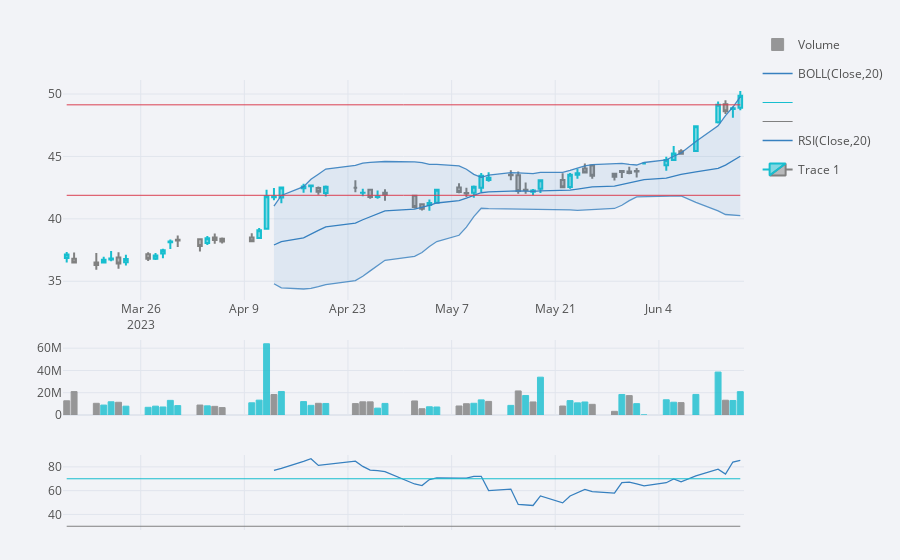

This figure's notebook cell:
### Code cell
qf = cf.QuantFig(df=df)

qf.add_volume()
qf.add_bollinger_bands()
qf.add_resistance(str(df[-20:-1][df[-20:-1]['Close'] == df[-20:-1]['Close'].max()].index[0]), on= 'close')
qf.add_support(str(df[-20:-1][df[-20:-1]['Close'] == df[-20:-1]['Close'].min()].index[0]), on= 'low')
qf.add_rsi()


fig = qf.figure()





fig
